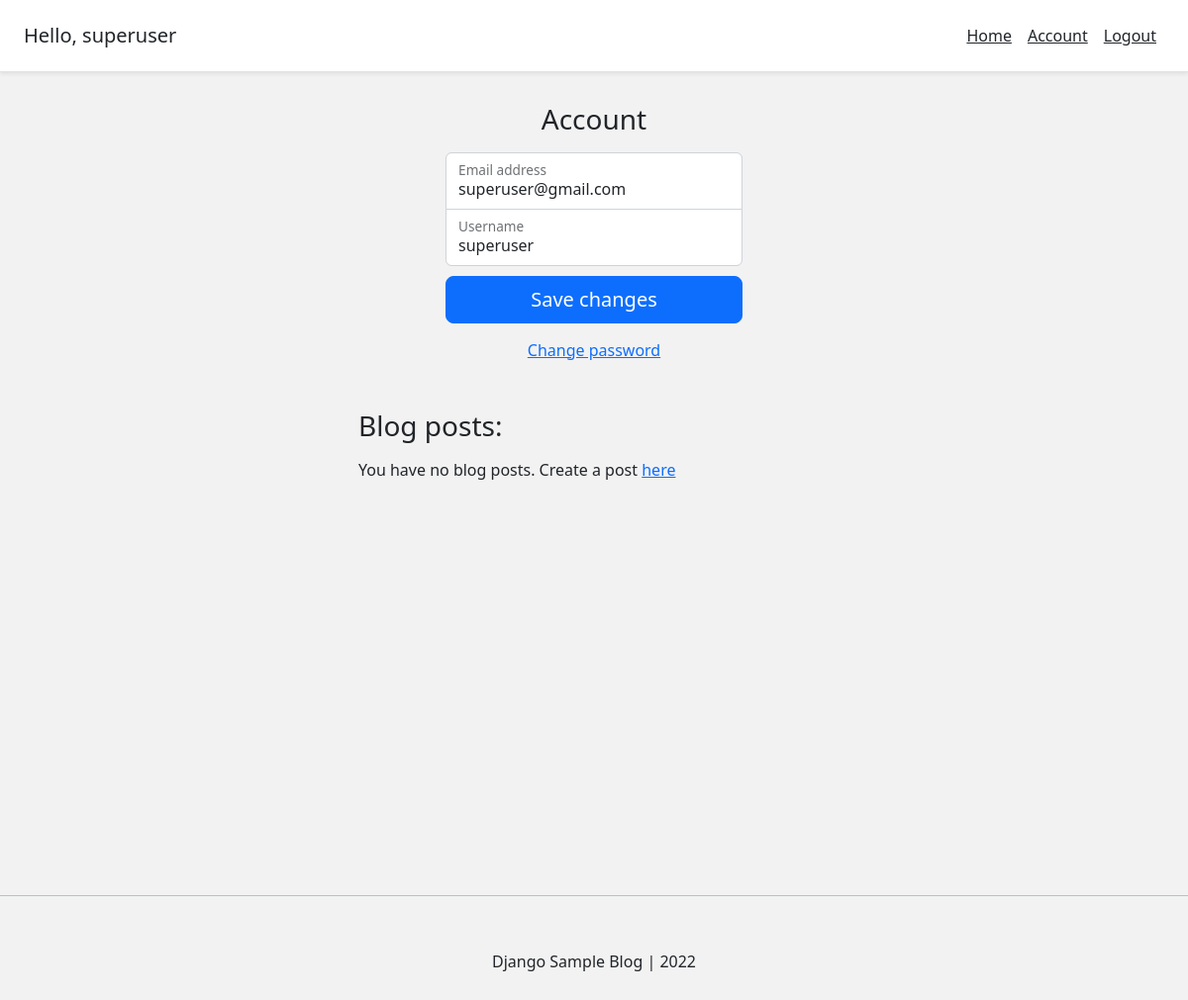
Page /account/ (signed in) on the earlier database version.
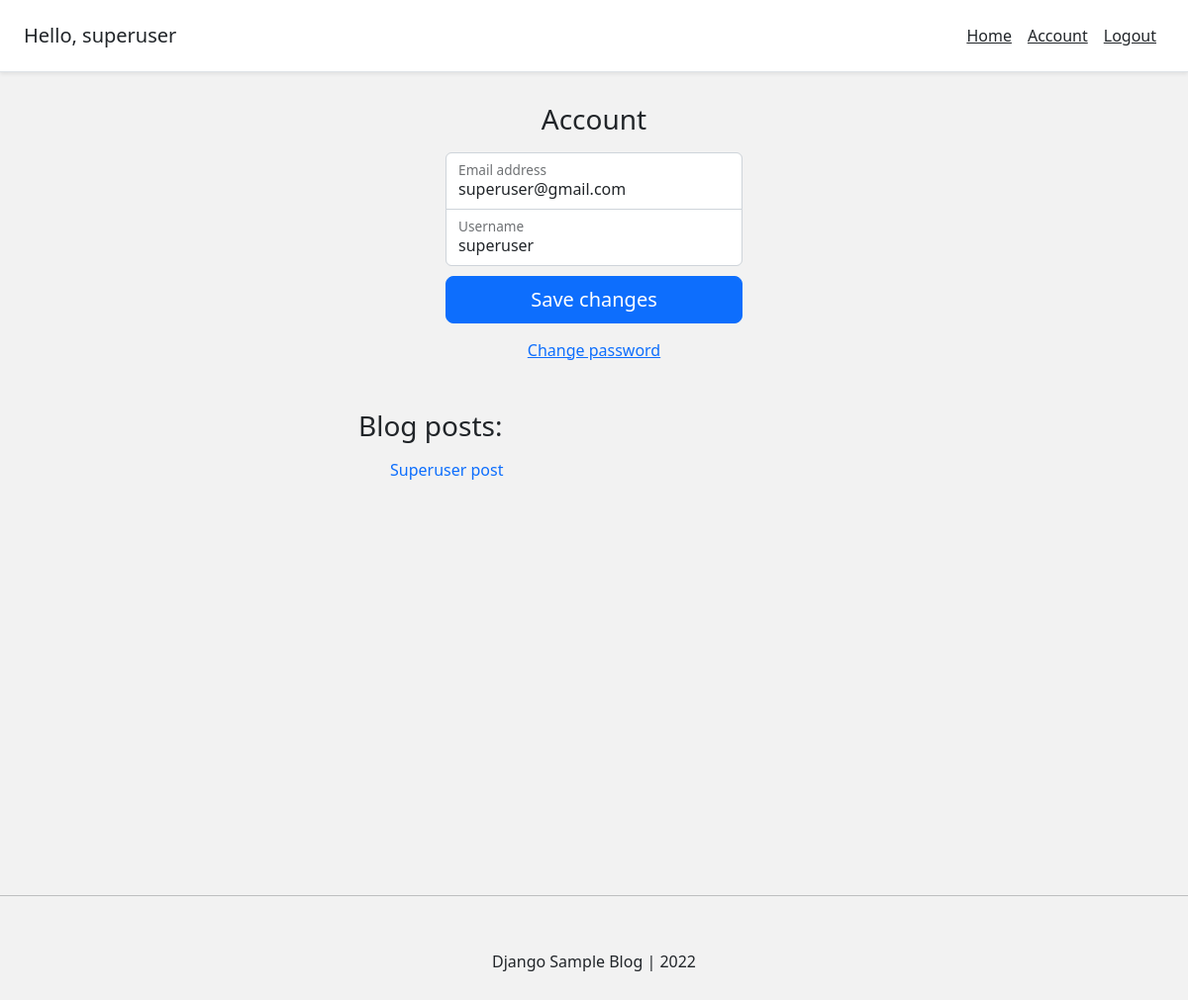
Same page on the later database version.
### blog/models.py (models this page shows)
class BlogPost(models.Model):
    title = models.CharField(max_length=50, null=False, blank=False)
    body = models.TextField(max_length=5000, null=False, blank=False)
    image = models.ImageField(upload_to=upload_location, null=False, blank=False)
    date_published = models.DateTimeField(auto_now_add=True, verbose_name="date published")
    date_updated = models.DateTimeField(auto_now=True, verbose_name="date updated")
    author = models.ForeignKey(settings.AUTH_USER_MODEL, on_delete=models.CASCADE)
    slug = models.SlugField(blank=True, unique=True)
    def __str__(self):
        return self.title

### account/views.py (the view)
# urls.py: path('account/', account_view, name="account"),
def account_view(request):
    if not request.user.is_authenticated:
        return redirect('login')
    context = {}
    if request.POST:
        form = AccountUpdateForm(request.POST, instance=request.user)
        if form.is_valid():
            form.initial = {
                "email": request.POST['email'],
                "username": request.POST['username'],
            }
            form.save()
            context['success_message'] = "Updated"
    else:
        form = AccountUpdateForm(
            initial= {
                "email": request.user.email,
                "username": request.user.username,
            }
        )
    context['account_form'] = form
    blog_posts = BlogPost.objects.filter(author=request.user)
    context['blog_posts'] = blog_posts
    return render(request, 'account/account.html', context)

### account/forms.py (shortened to what this page needs)
class AccountUpdateForm(forms.ModelForm):
    class Meta:
        model = Account
        fields = ('email', 'username')

### account/templates/account/account.html (shortened to what this page needs)
{% extends 'base.html' %}
{% block content %}
<main class="form-signin w-100 m-auto">
    <form method="post">
        <h1 class="h3 mb-3 fw-normal">Account</h1>
        <div class="form-floating">
            <input type="email" name="email" class="form-control" id="floatingInput" placeholder="name@example.com"
            required autofocus value={{account_form.initial.email}}>
            <label for="floatingInput">Email address</label>
        </div>
        <div class="form-floating">
            <input type="username" name="username" class="form-control" id="floatingUsername" placeholder="Username"
            required value={{account_form.initial.username}}>
            <label for="floatingUsername">Username</label>
        </div>
        <button class="w-100 btn btn-lg btn-primary" type="submit">Save changes</button>
    </form>
</main>
<div class="d-flex flex-column">
    <a class="m-auto" href="{% url 'password_change' %}">Change password</a>
</div>
<div class="contatiner mt-4 p-4">
    <div class="row">
        <div class="blog-posts">
            <h3 class="mb-3 font-weight-normal">Blog posts:</h3>
            {% if blog_posts %}
            <ul>
                {% for post in blog_posts %}
                <a href="{% url 'blog:detail' post.slug %}" style="text-decoration: none;">
                    <li class="list-group-item">{{post}}</li>
                </a>
                {% endfor %}
            </ul>
            {% else %}
            <p>You have no blog posts. Create a post <a href="{% url 'blog:create' %}">here</a></p>
            {% endif %}
        </div>
    </div>
</div>
{% endblock content %}

Differences in the rows shown:
added BlogPost: title "Superuser post"
Other differences:
text no longer shown: "You have no blog posts. Create a post here"
